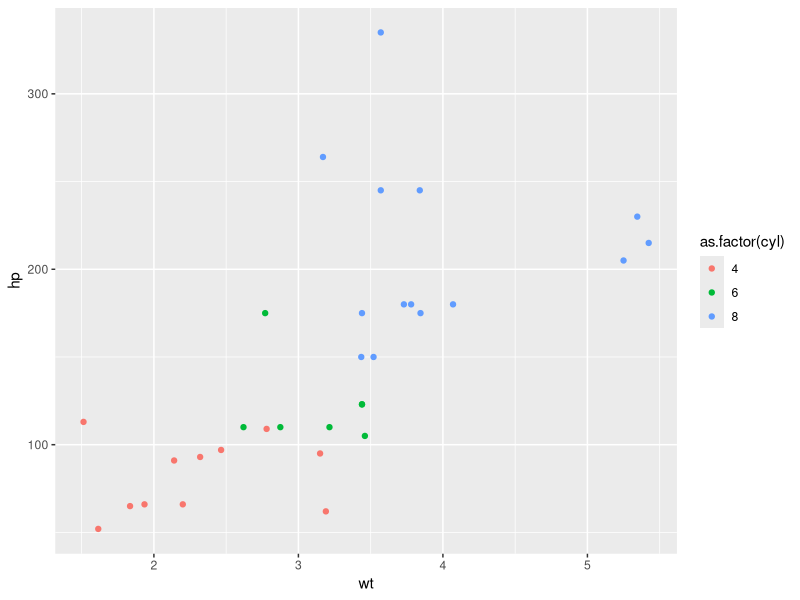

The R source for this figure:
## ---- chunk 1
knitr::opts_chunk$set(echo = TRUE, message = FALSE,warning = FALSE)
library(sf)
library(dplyr)
library(here)
library(ggplot2)
## ---- chunk 2
ggplot(mtcars)+
  geom_point(aes(x = wt, y = hp, color = as.factor(cyl)))
